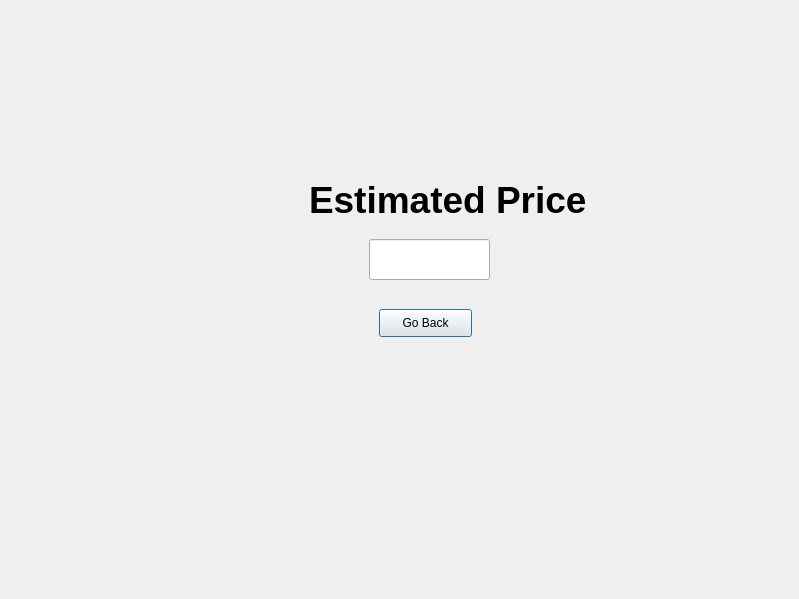
<?xml version="1.0" encoding="UTF-8"?>
<ui version="4.0">
 <class>Dialog</class>
 <widget class="QDialog" name="Dialog">
  <property name="geometry">
   <rect>
    <x>0</x>
    <y>0</y>
    <width>799</width>
    <height>599</height>
   </rect>
  </property>
  <property name="windowTitle">
   <string>Dialog</string>
  </property>
  <widget class="QWidget" name="widget" native="true">
   <property name="geometry">
    <rect>
     <x>-1</x>
     <y>-1</y>
     <width>800</width>
     <height>600</height>
    </rect>
   </property>
   <property name="styleSheet">
    <string notr="true">background-image: url(C:/Users/Dell/Downloads/bulldozerBack.jfif);</string>
   </property>
   <widget class="QLabel" name="estimatedPrice">
    <property name="geometry">
     <rect>
      <x>310</x>
      <y>180</y>
      <width>301</width>
      <height>41</height>
     </rect>
    </property>
    <property name="font">
     <font>
      <pointsize>-1</pointsize>
      <weight>75</weight>
      <bold>true</bold>
     </font>
    </property>
    <property name="styleSheet">
     <string notr="true">background: transparent;
font-weight:bold;
color:black;
font-size: 37px;</string>
    </property>
    <property name="text">
     <string>Estimated Price</string>
    </property>
   </widget>
   <widget class="QPushButton" name="goBack">
    <property name="geometry">
     <rect>
      <x>380</x>
      <y>310</y>
      <width>93</width>
      <height>28</height>
     </rect>
    </property>
    <property name="text">
     <string>Go Back</string>
    </property>
   </widget>
   <widget class="QLineEdit" name="Price">
    <property name="geometry">
     <rect>
      <x>370</x>
      <y>240</y>
      <width>121</width>
      <height>41</height>
     </rect>
    </property>
    <property name="alignment">
     <set>Qt::AlignCenter</set>
    </property>
    <property name="clearButtonEnabled">
     <bool>true</bool>
    </property>
   </widget>
  </widget>
 </widget>
 <resources>
  <include location="C:/Users/Dell/Downloads/file.qrc"/>
 </resources>
 <connections/>
</ui>
